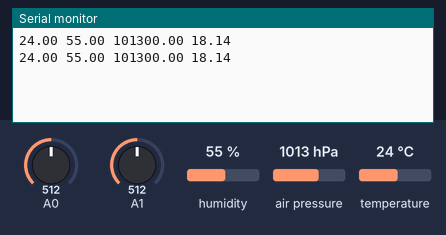
A sketch run on a simulated Arduino Uno, built with avr-gcc and run on an emulated ATmega328P. Shown: the last lines printed to the serial monitor. The test bench sets the inputs (shaded band); at power-on: humidity 55 %, A0 = 512, A1 = 512, air pressure 1013 hPa, temperature 24 °C.

Above: at 1.3 s.
1.4 s: humidity set to 22 %
At 2.1 s:
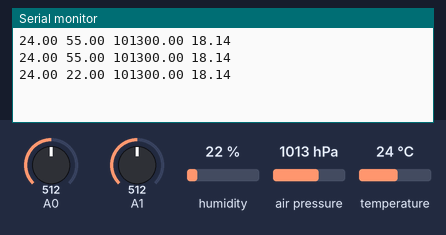
2.9 s: A0 set to 716
At 3.7 s:
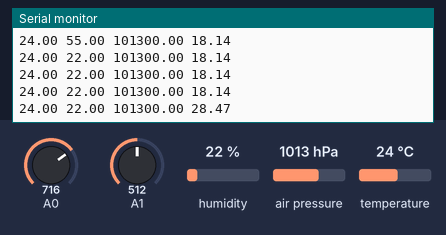
4.4 s: A1 set to 306
At 4.8 s:
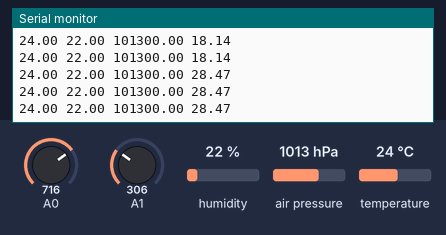
5.9 s: air pressure set to 952 hPa
At 6.4 s:
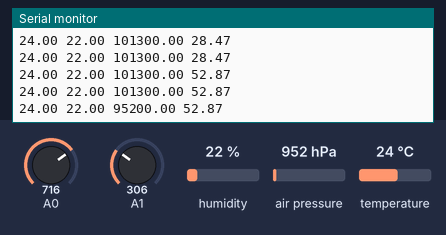
7.4 s: temperature set to 12 °C
At 8.1 s:
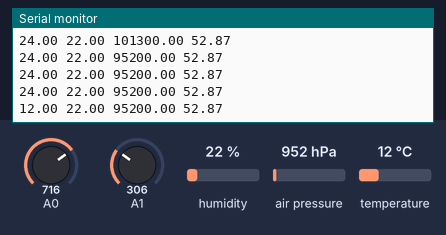
8.9 s: A0 set to 992
At 9.7 s:
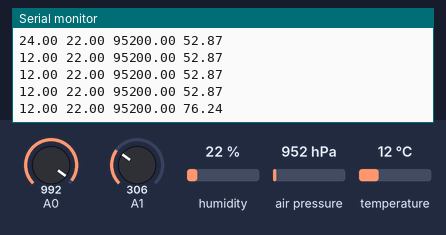
Timing chart, 0 to 11.4 s (numbered marks = the images above; inputs shaded):
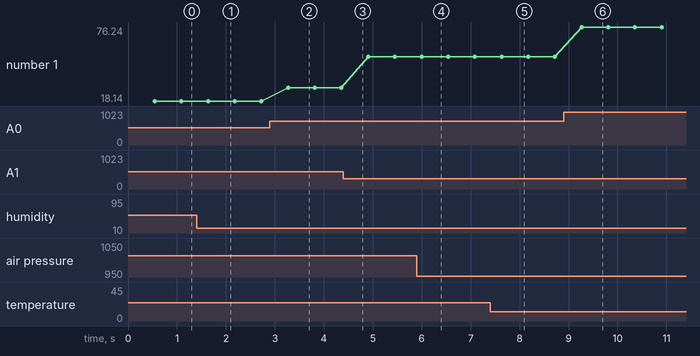

The sketch:

weatherstation.ino
```cpp
// ARDUINO DS18S20 DATA READER //////////////////////////

#include <Wire.h>
#include <OneWire.h>
#include <DallasTemperature.h>

#include <avr/pgmspace.h>
#include <SoftwareSerial.h>
#include <DS3231.h>
#include <Adafruit_BMP280.h>
#include <AM2320.h>
#include <SD.h>

const int SD_CS = 10;
char userInput;
DS3231 Clock;
AM2320 th;
Adafruit_BMP280 bmp;

const int UV_OUT = A0;
const int UV_3V3 = A1;

const int DUST_LED_PIN = 4;
const int DUST_OUT_PIN = A2;
const int DUST_SAMPLING_TIME = 280;
const int DUST_DELTA_TIME = 40;
const int DUST_SLEEP_TIME = 9680;

SoftwareSerial esp(3, 2);
const int CH_PD_PIN = 5;

bool Century=false;


int data = 0;
//char userInput;

#define ONE_WIRE_BUS_PIN 5
OneWire oneWire(ONE_WIRE_BUS_PIN);
DallasTemperature sensors(&oneWire);

// First sensor
DeviceAddress Probe01 = { 0x28, 0xFF, 0xD5, 0xE6, 0x86, 0x16, 0x05, 0x4E };
// Second sensor
DeviceAddress Probe02 = { 0x28, 0xFF, 0xB7, 0xE7, 0x86, 0x16, 0x05, 0x53 };
// Third sensor
DeviceAddress Probe03 = { 0x28, 0xFF, 0xF9, 0xAC, 0x8C, 0x16, 0x03, 0xDB };


void setup()
{
    Serial.end();
    Serial.begin(115200);

bmp.begin();
}
float ReadUV() {
  int uvLevel = averageAnalogRead(UV_OUT);
  int refLevel = averageAnalogRead(UV_3V3);
  float outputVoltage = 3.3 / refLevel * uvLevel;
  float uvIntensity = mapfloat(outputVoltage, 0.99, 2.9, 0.0, 15.0);

  return uvIntensity;
}
int averageAnalogRead(int pinToRead){
  byte numberOfReadings = 8;
  unsigned int runningValue = 0;

  for (int x = 0 ; x < numberOfReadings ; x++)
    runningValue += analogRead(pinToRead);
  runningValue /= numberOfReadings;
  return (runningValue);
}

float mapfloat(float x, float in_min, float in_max, float out_min, float out_max){
  return (x - in_min) * (out_max - out_min) / (in_max - in_min) + out_min;
}
String ReadTime() {
  bool h12, PM;
  int second = 0, minute = 0, hour = 0, date = 0, month = 0, year = 0;
  //String secondStr="",minuteStr="",hourStr="",dateStr="",monthStr="";

  second = Clock.getSecond();
  minute = Clock.getMinute();
  hour = Clock.getHour(h12, PM);
  date = Clock.getDate();
  month = Clock.getMonth(Century);
  year = Clock.getYear();

  /*if(second<10)
    secondStr=secondStr+"0"+second;
    else
    secondStr+=second;
    if(minute<10)
    minuteStr=minuteStr+"0"+minute;
    else
    minuteStr+=minute;
    if(hour<10)
    hourStr=hourStr+"0"+hour;
    else
    hourStr+=hour;
    if(date<10)
    dateStr=dateStr+"0"+date;
    else
    dateStr+=date;
    if(month<10)
    monthStr=monthStr+"0"+month;
    else
    monthStr+=month;*/

  // %20 表示“空格”，用在 url 中
 //%20 denotes "space" and is used in url
String time = (String)"20" + year + "/" + month + "/" + date + "%20" + hour + ":" + minute + ":" + second;

  return time;
}
void loop()
{
  delay(500);
    // Wait for input from the serial device.
    //if (Serial.available() > 0) {
        // Read the input coming in.
      //  userInput = Serial.read();
        // Check the input for a particular value.
      //  if (userInput == 'z') {
//float t1 = th.t;
//float t2 = th.h;
//  Serial.print(t1);
//  Serial.print(" ");
//  Serial.print(t2);
            th.Read();
            float uv = ReadUV();
            float t = th.t;
            float h = th.h;
            float p = bmp.readPressure();
//            String datetime = ReadTime();
//           Serial.print(datetime);
            Serial.print(t);
            Serial.print(" ");
            Serial.print(h);
            Serial.print(" ");
            Serial.print(p);
            Serial.print(" ");
            Serial.print(uv);
            Serial.println(" ");
        }
```

Measured:
- after the input at 1.4 s, the serial monitor: prints a new line after 0.23 s (image 1)
- after the input at 2.9 s, the serial monitor: prints a new line after 0.37 s (image 2)
- after the input at 5.9 s, the serial monitor: prints a new line after 0.10 s (image 4)
- after the input at 7.4 s, the serial monitor: prints a new line after 0.23 s (image 5)
- after the input at 8.9 s, the serial monitor: prints a new line after 0.37 s (image 6)
- plotted number 1: 18.14 → 28.47 after the input at 2.9 s, 28.47 → 52.87 after the input at 4.4 s, 52.87 → 76.24 after the input at 8.9 s
